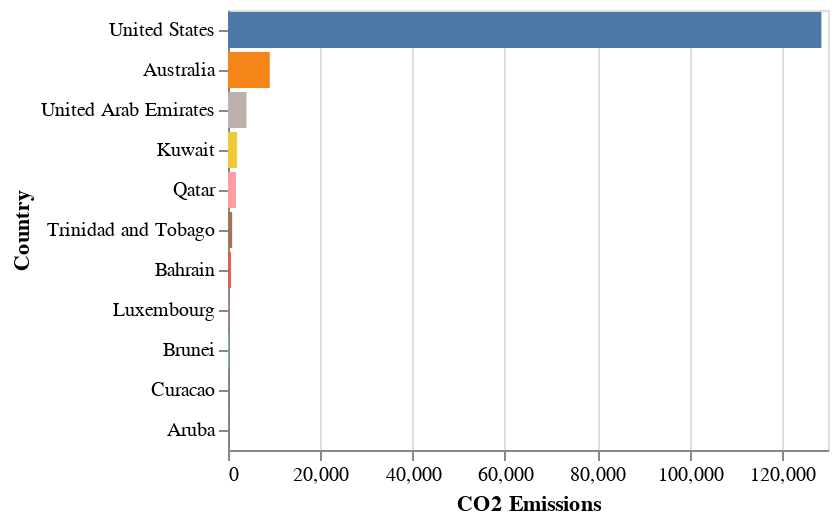

Notebook source saved alongside this figure:
### Code cell
alt.Chart(df_sorted_co2_per_capita).mark_bar().encode(
    y=alt.Y("country", title="Country").sort("-x"),
    x=alt.X("co2_per_capita", title="CO2 Emissions per Capita"),
    color=alt.Color("country", legend=None),
)

### Figure 1 — Vega specification as saved in the notebook (floating-point values rounded to 4 significant figures)
{"$schema": "https://vega.github.io/schema/vega/v5.json", "data": [{"name": "source_0"}, {"name": "data_0", "values": [{"co2_end": 1727.0, "co2_start": 0.0, "country": "Qatar"}, {"co2_end": 111.6, "co2_start": 0.0, "country": "Curacao"}, {"co2_end": 1973.0, "co2_start": 0.0, "country": "Kuwait"}, {"co2_end": 905.2, "co2_start": 0.0, "country": "Trinidad and Tobago"}, {"co2_end": 4012.0, "co2_start": 0.0, "country": "United Arab Emirates"}, {"co2_end": 636.0, "co2_start": 0.0, "country": "Bahrain"}, {"co2_end": 184.6, "co2_start": 0.0, "country": "Brunei"}, {"co2_end": 231.7, "co2_start": 0.0, "country": "Luxembourg"}, {"co2_end": 41.07, "co2_start": 0.0, "country": "Aruba"}, {"co2_end": 128600.0, "co2_start": 0.0, "country": "United States"}, {"co2_end": 9053.0, "co2_start": 0.0, "country": "Australia"}]}, {"name": "source_0_y_domain_country", "values": [{"country": "Qatar", "sort_field": 1727.0}, {"country": "Curacao", "sort_field": 111.6}, {"country": "Kuwait", "sort_field": 1973.0}, {"country": "Trinidad and Tobago", "sort_field": 905.2}, {"country": "United Arab Emirates", "sort_field": 4012.0}, {"country": "Bahrain", "sort_field": 636.0}, {"country": "Brunei", "sort_field": 184.6}, {"country": "Luxembourg", "sort_field": 231.7}, {"country": "Aruba", "sort_field": 41.07}, {"country": "United States", "sort_field": 128600.0}, {"country": "Australia", "sort_field": 9053.0}]}, {"name": "data_0_color_domain_country", "values": [{"country": "Qatar"}, {"country": "Curacao"}, {"country": "Kuwait"}, {"country": "Trinidad and Tobago"}, {"country": "United Arab Emirates"}, {"country": "Bahrain"}, {"country": "Brunei"}, {"country": "Luxembourg"}, {"country": "Aruba"}, {"country": "United States"}, {"country": "Australia"}]}], "signals": [{"name": "y_step", "value": 20}, {"name": "height", "update": "bandspace(domain('y').length, 0.1, 0.05) * y_step"}], "marks": [{"type": "rect", "name": "marks", "from": {"data": "data_0"}, "encode": {"update": {"y": {"field": "country", "scale": "y"}, "x": {"field": "co2_end", "scale": "x"}, "height": {"signal": "max(0.25, bandwidth('y'))"}, "fill": {"field": "country", "scale": "color"}, "x2": {"field": "co2_start", "scale": "x"}}}, "style": ["bar"]}], "scales": [{"name": "x", "type": "linear", "domain": {"data": "data_0", "fields": ["co2_start", "co2_end"]}, "range": [0, {"signal": "width"}], "zero": true, "nice": true}, {"name": "y", "type": "band", "domain": {"data": "source_0_y_domain_country", "field": "country", "sort": {"op": "max", "field": "sort_field", "order": "descending"}}, "range": {"step": {"signal": "y_step"}}, "paddingOuter": 0.05, "paddingInner": 0.1}, {"name": "color", "type": "ordinal", "domain": {"data": "data_0_color_domain_country", "field": "country", "sort": true}, "range": "category"}], "axes": [{"scale": "x", "gridScale": "y", "minExtent": 0, "zindex": 0, "orient": "bottom", "grid": true, "tickCount": {"signal": "ceil(width/40)"}, "maxExtent": 0, "domain": false, "labels": false, "ticks": false, "aria": false}, {"scale": "x", "orient": "bottom", "grid": false, "title": "CO2 Emissions", "labelFlush": true, "labelOverlap": true, "tickCount": {"signal": "ceil(width/40)"}, "zindex": 0}, {"scale": "y", "zindex": 0, "grid": false, "title": "Country", "orient": "left"}], "background": "white", "width": 300, "padding": 5, "style": "cell"}
